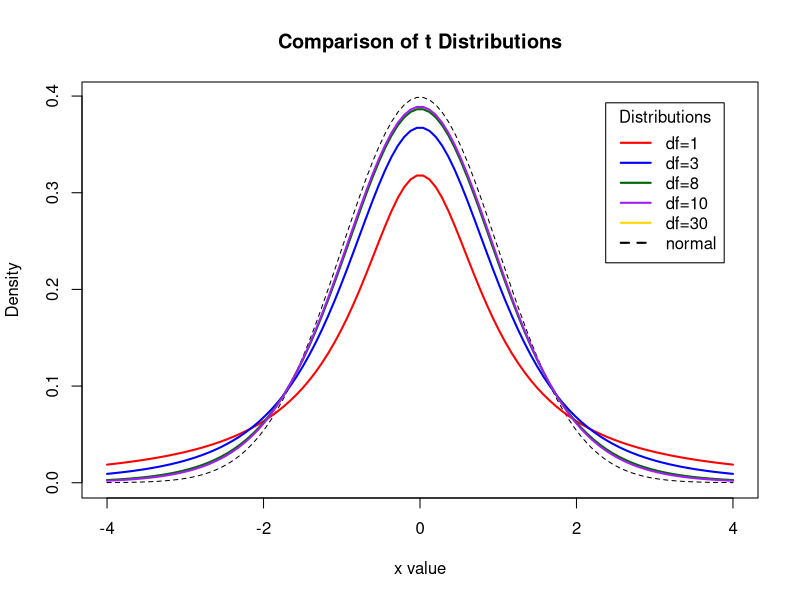

Source code (R):
#Makeda Joseph
#May 17, 2017
#program 59

x <- seq(-4, 4, length=100)
hx <- dnorm(x)

degf <- c(1, 3, 8, 10, 30)
colors <- c("red", "blue", "darkgreen", "purple", "gold", "black")
labels <- c("df=1", "df=3", "df=8", "df=10", "df=30", "normal")

plot(x, hx, type="l", lty=2, xlab="x value", ylab="Density", main="Comparison of t Distributions")

for (i in 1:4){lines(x, dt(x,degf[i]), lwd=2, col=colors[i])}

legend("topright", inset=.05, title="Distributions", labels, lwd=2, lty=c(1, 1, 1, 1, 1, 2), col=colors)